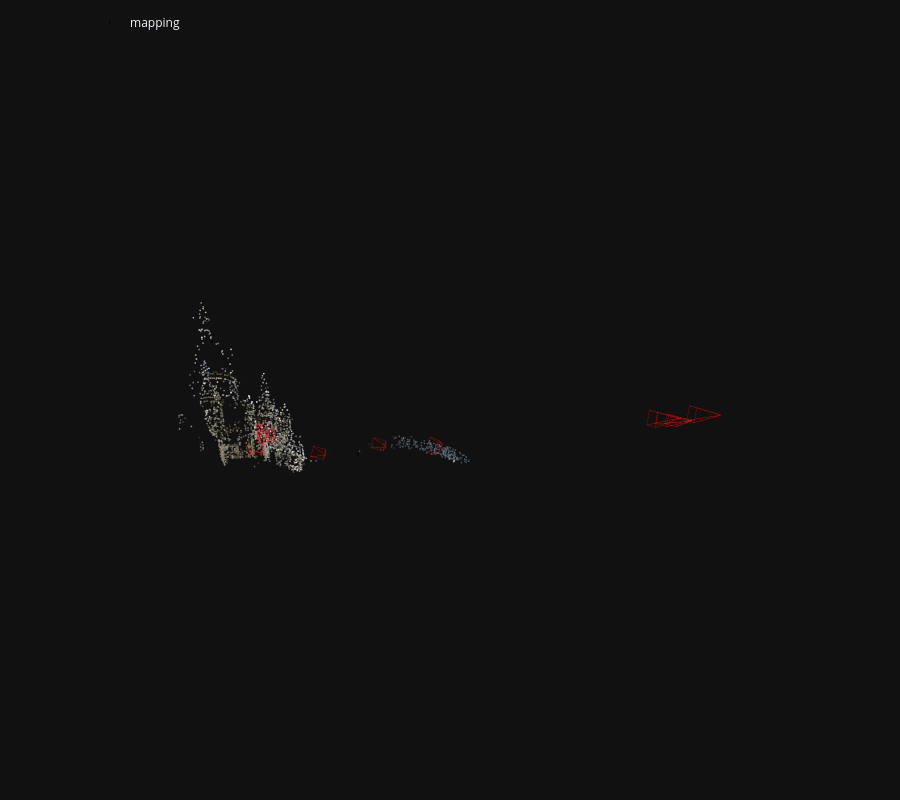

Notebook code cell kept with this figure:
### Code cell
fig3d = viz_3d.init_figure()
viz_3d.plot_reconstruction(fig3d, model, color="rgba(255,0,0,0.5)", name="mapping", points_rgb=True)
fig3d.show()
visualization.visualize_sfm_2d(model, images, color_by="visibility", n=2)   # blue = keypoints that became 3D points

### Figure 1 — Plotly figure (JSON) as saved in the notebook; plotly's stock layout.template omitted (floating-point values rounded to 4 significant figures; data arrays with more than 128 entries replaced by an {"elided": "..."} marker saying what was removed)
{"data": [{"legendgroup": "mapping", "marker": {"color": {"elided": "2059x3 int values"}, "line": {"width": 0}, "size": 1}, "mode": "markers", "name": "mapping", "type": "scatter3d", "x": {"elided": "2059 float values"}, "y": {"elided": "2059 float values"}, "z": {"elided": "2059 float values"}}, {"hovertemplate": "Image(image_id=1, camera_id=1, frame_id=1, name=\"mapping/02928139_3448003521.jpg\", has_pose=1, triangulated=916/3945)", "legendgroup": "mapping", "line": {"color": "rgba(255,0,0,0.5)", "width": 1}, "mode": "lines", "name": "1", "showlegend": false, "type": "scatter3d", "x": [-0.4424, -0.6998, -0.5736, -0.4424, -0.5736, -0.6269, -0.4424, -0.6269, -0.7531, -0.4424, -0.7531, -0.6998], "y": [0.2816, 0.1238, 0.1758, 0.2816, 0.1758, 0.4254, 0.2816, 0.4254, 0.3734, 0.2816, 0.3734, 0.1238], "z": [1.524, 1.693, 1.826, 1.524, 1.826, 1.779, 1.524, 1.779, 1.646, 1.524, 1.646, 1.693]}, {"hovertemplate": "Image(image_id=2, camera_id=2, frame_id=2, name=\"mapping/03903474_1471484089.jpg\", has_pose=1, triangulated=898/2411)", "legendgroup": "mapping", "line": {"color": "rgba(255,0,0,0.5)", "width": 1}, "mode": "lines", "name": "2", "showlegend": false, "type": "scatter3d", "x": [-2.397, -2.59, -2.39, -2.397, -2.39, -2.435, -2.397, -2.435, -2.635, -2.397, -2.635, -2.59], "y": [0.4888, 0.3469, 0.4016, 0.4888, 0.4016, 0.5651, 0.4888, 0.5651, 0.5103, 0.4888, 0.5103, 0.3469], "z": [2.939, 3.011, 3.174, 2.939, 3.174, 3.174, 2.939, 3.174, 3.012, 2.939, 3.012, 3.011]}, {"hovertemplate": "Image(image_id=3, camera_id=3, frame_id=3, name=\"mapping/10265353_3838484249.jpg\", has_pose=1, triangulated=1134/2993)", "legendgroup": "mapping", "line": {"color": "rgba(255,0,0,0.5)", "width": 1}, "mode": "lines", "name": "3", "showlegend": false, "type": "scatter3d", "x": [-3.334, -3.483, -3.224, -3.334, -3.224, -3.224, -3.334, -3.224, -3.484, -3.334, -3.484, -3.483], "y": [0.1179, 0.04167, 0.0435, 0.1179, 0.0435, 0.2128, 0.1179, 0.2128, 0.2109, 0.1179, 0.2109, 0.04167], "z": [2.032, 2.235, 2.26, 2.032, 2.26, 2.252, 2.032, 2.252, 2.228, 2.032, 2.228, 2.235]}, {"hovertemplate": "Image(image_id=4, camera_id=4, frame_id=4, name=\"mapping/17295357_9106075285.jpg\", has_pose=1, triangulated=705/2006)", "legendgroup": "mapping", "line": {"color": "rgba(255,0,0,0.5)", "width": 1}, "mode": "lines", "name": "4", "showlegend": false, "type": "scatter3d", "x": [3.564, 3.149, 3.328, 3.564, 3.328, 3.302, 3.564, 3.302, 3.124, 3.564, 3.124, 3.149], "y": [-0.3811, -0.4761, -0.4182, -0.3811, -0.4182, -0.2585, -0.3811, -0.2585, -0.3164, -0.3811, -0.3164, -0.4761], "z": [-3.116, -2.812, -2.651, -3.116, -2.651, -2.68, -3.116, -2.68, -2.842, -3.116, -2.842, -2.812]}, {"hovertemplate": "Image(image_id=5, camera_id=5, frame_id=5, name=\"mapping/32809961_8274055477.jpg\", has_pose=1, triangulated=938/2173)", "legendgroup": "mapping", "line": {"color": "rgba(255,0,0,0.5)", "width": 1}, "mode": "lines", "name": "5", "showlegend": false, "type": "scatter3d", "x": [-3.523, -3.651, -3.391, -3.523, -3.391, -3.388, -3.523, -3.388, -3.648, -3.523, -3.648, -3.651], "y": [0.4137, 0.2837, 0.2797, 0.4137, 0.2797, 0.4443, 0.4137, 0.4443, 0.4482, 0.4137, 0.4482, 0.2837], "z": [2.663, 2.848, 2.842, 2.663, 2.842, 2.883, 2.663, 2.883, 2.888, 2.663, 2.888, 2.848]}, {"hovertemplate": "Image(image_id=6, camera_id=6, frame_id=6, name=\"mapping/44120379_8371960244.jpg\", has_pose=1, triangulated=685/2412)", "legendgroup": "mapping", "line": {"color": "rgba(255,0,0,0.5)", "width": 1}, "mode": "lines", "name": "6", "showlegend": false, "type": "scatter3d", "x": [-1.412, -1.614, -1.415, -1.412, -1.415, -1.462, -1.412, -1.462, -1.661, -1.412, -1.661, -1.614], "y": [0.3007, 0.155, 0.2135, 0.3007, 0.2135, 0.3773, 0.3007, 0.3773, 0.3189, 0.3007, 0.3189, 0.155], "z": [1.922, 2.006, 2.17, 1.922, 2.17, 2.168, 1.922, 2.168, 2.004, 1.922, 2.004, 2.006]}, {"hovertemplate": "Image(image_id=7, camera_id=7, frame_id=7, name=\"mapping/51091044_3486849416.jpg\", has_pose=1, triangulated=880/3079)", "legendgroup": "mapping", "line": {"color": "rgba(255,0,0,0.5)", "width": 1}, "mode": "lines", "name": "7", "showlegend": false, "type": "scatter3d", "x": [3.35, 2.865, 3.003, 3.35, 3.003, 2.965, 3.35, 2.965, 2.827, 3.35, 2.827, 2.865], "y": [-0.4237, -0.5349, -0.4906, -0.4237, -0.4906, -0.2502, -0.4237, -0.2502, -0.2946, -0.4237, -0.2946, -0.5349], "z": [-3.251, -2.777, -2.662, -3.251, -2.662, -2.709, -3.251, -2.709, -2.824, -3.251, -2.824, -2.777]}, {"hovertemplate": "Image(image_id=8, camera_id=8, frame_id=8, name=\"mapping/60584745_2207571072.jpg\", has_pose=1, triangulated=1226/3897)", "legendgroup": "mapping", "line": {"color": "rgba(255,0,0,0.5)", "width": 1}, "mode": "lines", "name": "8", "showlegend": false, "type": "scatter3d", "x": [-3.379, -3.493, -3.304, -3.379, -3.304, -3.297, -3.379, -3.297, -3.487, -3.379, -3.487, -3.493], "y": [0.05851, -0.05823, -0.06262, 0.05851, -0.06262, 0.194, 0.05851, 0.194, 0.1984, 0.05851, 0.1984, -0.05823], "z": [1.913, 2.173, 2.185, 1.913, 2.185, 2.176, 1.913, 2.176, 2.164, 1.913, 2.164, 2.173]}, {"hovertemplate": "Image(image_id=9, camera_id=9, frame_id=9, name=\"mapping/71295362_4051449754.jpg\", has_pose=1, triangulated=1004/3172)", "legendgroup": "mapping", "line": {"color": "rgba(255,0,0,0.5)", "width": 1}, "mode": "lines", "name": "9", "showlegend": false, "type": "scatter3d", "x": [4.032, 3.519, 3.636, 4.032, 3.636, 3.595, 4.032, 3.595, 3.478, 4.032, 3.478, 3.519], "y": [-0.4909, -0.6212, -0.5819, -0.4909, -0.5819, -0.342, -0.4909, -0.342, -0.3813, -0.4909, -0.3813, -0.6212], "z": [-3.538, -3.06, -2.952, -3.538, -2.952, -2.994, -3.538, -2.994, -3.103, -3.538, -3.103, -3.06]}, {"hovertemplate": "Image(image_id=10, camera_id=10, frame_id=10, name=\"mapping/93341989_396310999.jpg\", has_pose=1, triangulated=1004/3926)", "legendgroup": "mapping", "line": {"color": "rgba(255,0,0,0.5)", "width": 1}, "mode": "lines", "name": "10", "showlegend": false, "type": "scatter3d", "x": [3.54, 2.999, 3.179, 3.54, 3.179, 3.148, 3.54, 3.148, 2.968, 3.54, 2.968, 2.999], "y": [-0.3656, -0.4892, -0.435, -0.3656, -0.435, -0.2527, -0.3656, -0.2527, -0.3069, -0.3656, -0.3069, -0.4892], "z": [-3.088, -2.638, -2.475, -3.088, -2.475, -2.502, -3.088, -2.502, -2.664, -3.088, -2.664, -2.638]}], "layout": {"height": 800, "legend": {"orientation": "h", "x": 0.1, "xanchor": "left", "y": 0.99, "yanchor": "top"}, "margin": {"b": 0, "l": 0, "pad": 0, "r": 0, "t": 0}, "scene": {"aspectmode": "data", "camera": {"eye": {"x": 0, "y": -0.1, "z": -2}, "projection": {"type": "orthographic"}, "up": {"x": 0, "y": -1, "z": 0}}, "dragmode": "orbit", "xaxis": {"autorange": true, "showbackground": false, "showgrid": false, "showline": false, "showticklabels": true, "visible": false}, "yaxis": {"autorange": true, "showbackground": false, "showgrid": false, "showline": false, "showticklabels": true, "visible": false}, "zaxis": {"autorange": true, "showbackground": false, "showgrid": false, "showline": false, "showticklabels": true, "visible": false}}}}
